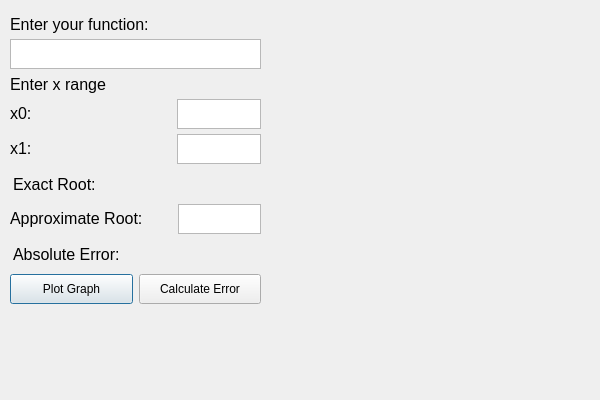
<?xml version="1.0" encoding="UTF-8"?>
<ui version="4.0">
 <class>GraphMethod</class>
 <widget class="QDialog" name="GraphMethod">
  <property name="geometry">
   <rect>
    <x>0</x>
    <y>0</y>
    <width>600</width>
    <height>400</height>
   </rect>
  </property>
  <property name="sizePolicy">
   <sizepolicy hsizetype="Fixed" vsizetype="Fixed">
    <horstretch>0</horstretch>
    <verstretch>0</verstretch>
   </sizepolicy>
  </property>
  <property name="minimumSize">
   <size>
    <width>600</width>
    <height>400</height>
   </size>
  </property>
  <property name="maximumSize">
   <size>
    <width>600</width>
    <height>400</height>
   </size>
  </property>
  <property name="windowTitle">
   <string>Graphical Method and Absolute Error</string>
  </property>
  <widget class="QLabel" name="graph_label">
   <property name="geometry">
    <rect>
     <x>290</x>
     <y>10</y>
     <width>300</width>
     <height>300</height>
    </rect>
   </property>
   <property name="minimumSize">
    <size>
     <width>300</width>
     <height>300</height>
    </size>
   </property>
   <property name="maximumSize">
    <size>
     <width>300</width>
     <height>300</height>
    </size>
   </property>
   <property name="text">
    <string/>
   </property>
  </widget>
  <widget class="QWidget" name="layoutWidget">
   <property name="geometry">
    <rect>
     <x>10</x>
     <y>11</y>
     <width>251</width>
     <height>301</height>
    </rect>
   </property>
   <layout class="QVBoxLayout" name="verticalLayout_2">
    <item>
     <layout class="QVBoxLayout" name="verticalLayout">
      <property name="spacing">
       <number>5</number>
      </property>
      <property name="sizeConstraint">
       <enum>QLayout::SetMaximumSize</enum>
      </property>
      <item>
       <widget class="QLabel" name="label">
        <property name="minimumSize">
         <size>
          <width>240</width>
          <height>19</height>
         </size>
        </property>
        <property name="maximumSize">
         <size>
          <width>240</width>
          <height>19</height>
         </size>
        </property>
        <property name="font">
         <font>
          <pointsize>12</pointsize>
         </font>
        </property>
        <property name="text">
         <string>Enter your function:</string>
        </property>
       </widget>
      </item>
      <item>
       <widget class="QPlainTextEdit" name="function_text_edit">
        <property name="maximumSize">
         <size>
          <width>16777215</width>
          <height>30</height>
         </size>
        </property>
       </widget>
      </item>
      <item>
       <layout class="QVBoxLayout" name="verticalLayout_3">
        <item>
         <widget class="QLabel" name="label_2">
          <property name="minimumSize">
           <size>
            <width>240</width>
            <height>20</height>
           </size>
          </property>
          <property name="maximumSize">
           <size>
            <width>240</width>
            <height>20</height>
           </size>
          </property>
          <property name="font">
           <font>
            <pointsize>12</pointsize>
           </font>
          </property>
          <property name="text">
           <string>Enter x range</string>
          </property>
         </widget>
        </item>
        <item>
         <layout class="QHBoxLayout" name="horizontalLayout">
          <item>
           <widget class="QLabel" name="label_3">
            <property name="minimumSize">
             <size>
              <width>162</width>
              <height>25</height>
             </size>
            </property>
            <property name="maximumSize">
             <size>
              <width>162</width>
              <height>25</height>
             </size>
            </property>
            <property name="font">
             <font>
              <pointsize>12</pointsize>
             </font>
            </property>
            <property name="text">
             <string>x0:</string>
            </property>
           </widget>
          </item>
          <item>
           <widget class="QPlainTextEdit" name="xstart_text_edit">
            <property name="maximumSize">
             <size>
              <width>16777215</width>
              <height>30</height>
             </size>
            </property>
           </widget>
          </item>
         </layout>
        </item>
        <item>
         <layout class="QHBoxLayout" name="horizontalLayout_2">
          <item>
           <widget class="QLabel" name="label_4">
            <property name="minimumSize">
             <size>
              <width>162</width>
              <height>25</height>
             </size>
            </property>
            <property name="maximumSize">
             <size>
              <width>162</width>
              <height>25</height>
             </size>
            </property>
            <property name="font">
             <font>
              <pointsize>12</pointsize>
             </font>
            </property>
            <property name="text">
             <string>x1:</string>
            </property>
           </widget>
          </item>
          <item>
           <widget class="QPlainTextEdit" name="xend_text_edit">
            <property name="maximumSize">
             <size>
              <width>16777215</width>
              <height>30</height>
             </size>
            </property>
           </widget>
          </item>
         </layout>
        </item>
       </layout>
      </item>
     </layout>
    </item>
    <item>
     <layout class="QHBoxLayout" name="horizontalLayout_6">
      <item>
       <widget class="QLabel" name="label_12">
        <property name="sizePolicy">
         <sizepolicy hsizetype="Expanding" vsizetype="Preferred">
          <horstretch>0</horstretch>
          <verstretch>0</verstretch>
         </sizepolicy>
        </property>
        <property name="minimumSize">
         <size>
          <width>117</width>
          <height>20</height>
         </size>
        </property>
        <property name="maximumSize">
         <size>
          <width>117</width>
          <height>20</height>
         </size>
        </property>
        <property name="font">
         <font>
          <pointsize>12</pointsize>
         </font>
        </property>
        <property name="text">
         <string>Exact Root: </string>
        </property>
       </widget>
      </item>
      <item>
       <widget class="QLabel" name="exact_root_label">
        <property name="sizePolicy">
         <sizepolicy hsizetype="Expanding" vsizetype="Preferred">
          <horstretch>0</horstretch>
          <verstretch>0</verstretch>
         </sizepolicy>
        </property>
        <property name="minimumSize">
         <size>
          <width>117</width>
          <height>19</height>
         </size>
        </property>
        <property name="maximumSize">
         <size>
          <width>117</width>
          <height>19</height>
         </size>
        </property>
        <property name="font">
         <font>
          <pointsize>12</pointsize>
         </font>
        </property>
        <property name="text">
         <string/>
        </property>
       </widget>
      </item>
     </layout>
    </item>
    <item>
     <layout class="QHBoxLayout" name="horizontalLayout_7">
      <item>
       <widget class="QLabel" name="label_5">
        <property name="minimumSize">
         <size>
          <width>162</width>
          <height>25</height>
         </size>
        </property>
        <property name="maximumSize">
         <size>
          <width>162</width>
          <height>25</height>
         </size>
        </property>
        <property name="font">
         <font>
          <pointsize>12</pointsize>
         </font>
        </property>
        <property name="text">
         <string>Approximate Root:</string>
        </property>
       </widget>
      </item>
      <item>
       <widget class="QPlainTextEdit" name="approx_root_text_edit">
        <property name="maximumSize">
         <size>
          <width>16777215</width>
          <height>30</height>
         </size>
        </property>
       </widget>
      </item>
     </layout>
    </item>
    <item>
     <layout class="QHBoxLayout" name="horizontalLayout_8">
      <item>
       <widget class="QLabel" name="label_13">
        <property name="sizePolicy">
         <sizepolicy hsizetype="Expanding" vsizetype="Preferred">
          <horstretch>0</horstretch>
          <verstretch>0</verstretch>
         </sizepolicy>
        </property>
        <property name="minimumSize">
         <size>
          <width>117</width>
          <height>20</height>
         </size>
        </property>
        <property name="maximumSize">
         <size>
          <width>117</width>
          <height>20</height>
         </size>
        </property>
        <property name="font">
         <font>
          <pointsize>12</pointsize>
         </font>
        </property>
        <property name="text">
         <string>Absolute Error:</string>
        </property>
       </widget>
      </item>
      <item>
       <widget class="QLabel" name="abs_err_label">
        <property name="sizePolicy">
         <sizepolicy hsizetype="Expanding" vsizetype="Preferred">
          <horstretch>0</horstretch>
          <verstretch>0</verstretch>
         </sizepolicy>
        </property>
        <property name="minimumSize">
         <size>
          <width>117</width>
          <height>19</height>
         </size>
        </property>
        <property name="maximumSize">
         <size>
          <width>117</width>
          <height>19</height>
         </size>
        </property>
        <property name="font">
         <font>
          <pointsize>12</pointsize>
         </font>
        </property>
        <property name="text">
         <string/>
        </property>
       </widget>
      </item>
     </layout>
    </item>
    <item>
     <layout class="QHBoxLayout" name="horizontalLayout_9">
      <item>
       <widget class="QPushButton" name="plot_graph_button">
        <property name="minimumSize">
         <size>
          <width>0</width>
          <height>30</height>
         </size>
        </property>
        <property name="text">
         <string>Plot Graph</string>
        </property>
       </widget>
      </item>
      <item>
       <widget class="QPushButton" name="calculate_error_button">
        <property name="minimumSize">
         <size>
          <width>0</width>
          <height>30</height>
         </size>
        </property>
        <property name="text">
         <string>Calculate Error</string>
        </property>
       </widget>
      </item>
     </layout>
    </item>
   </layout>
  </widget>
 </widget>
 <resources/>
 <connections/>
</ui>
